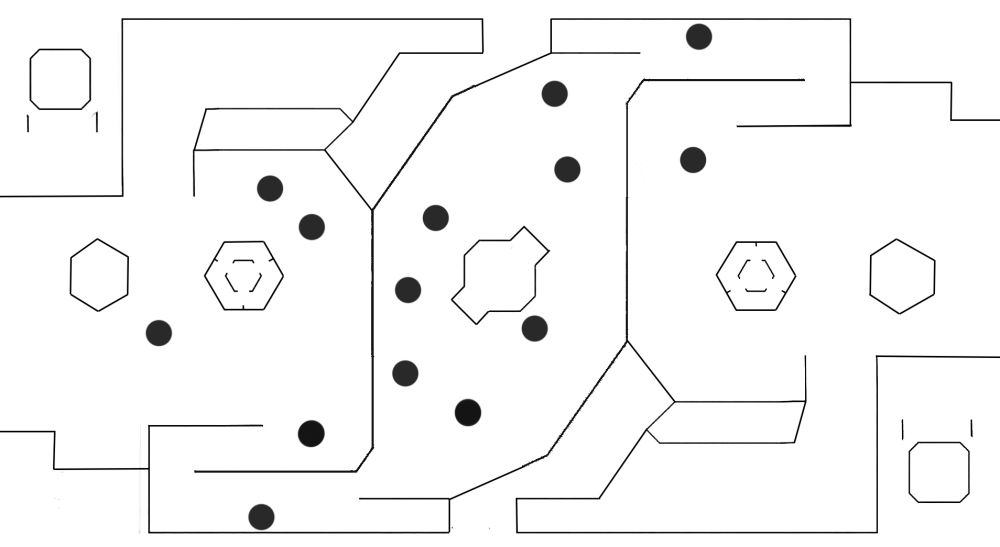
#> input picture Astar/map/RMUC1_B.png, 1000 x 547 px
$ python Astar_Plan.py
#> lines starting #> are read from the running program, lines starting #| are printed output that depends on the picture; after the words box and inside, x2 and y2 are one past the last pixel; in counts of white or black regions, pixels touching at a corner belong together
import cv2
import numpy as np
import matplotlib.pyplot as plt
import heapq
import time
from datetime import datetime
import os
import csv
from scipy.interpolate import splprep, splev
import math

# 全局配置
CONFIG = {
    "map_path": "map/RMUC1_B.png",      #地图
    "robot_path": "robot/sentry1.png",  # 机器人图片路径
    "inflate_radius": 10,               # 膨胀半径
    "output_dir": "results",            # 输出目录
    "default_speed": 1,                 # 默认移动速度(ms/点)
    "animation_scale": 2.0,             # 动画窗口放大倍数
    "smoothing_factor": 0.5,            # 路径平滑因子(0-1)，越大越平滑
    "spline_points": 200,               # 样条曲线插值点数
    "front_box_length": 30,             # 前方矩形框长度(像素)
    "front_box_width": 25,              # 前方矩形框宽度(像素)
    "box_color": (255, 165, 0),         # 矩形框颜色(橙色)
    "intersection_color": (255, 0, 255),# 交点颜色(紫色)
    "intersection_size": 10,            # 交点标记大小

    "save_animation": True,             # 是否录制动画
    "animation_video_path": "robot_animation.mp4",# 动画输出
    "animation_fps": 15,                # 动画帧率
}

class PathPlanner:
    def __init__(self):
        self.start_point = None
        self.end_point = None
        self.click_count = 0
        self.binary_map = None
        self.inflated_map = None
        self.inflate_mask = None
        self.running = True
        self.robot_img = None
        self.path = None
        self.smooth_path = None
        self.animation_speed = CONFIG["default_speed"]
        self.front_box_pts = None  # 前方矩形框的四个顶点
        self.intersection_points = []  # 矩形框与路径的交点

    def load_map(self):
        """加载并预处理地图"""
        gray_map = cv2.imread(CONFIG["map_path"], cv2.IMREAD_GRAYSCALE)
#> gray_map is the input picture: shape (547, 1000); min 0, max 255, mean 246.5
        if gray_map is None:
            raise FileNotFoundError(f"无法加载地图 {CONFIG['map_path']}")

        _, self.binary_map = cv2.threshold(gray_map, 127, 255, cv2.THRESH_BINARY)
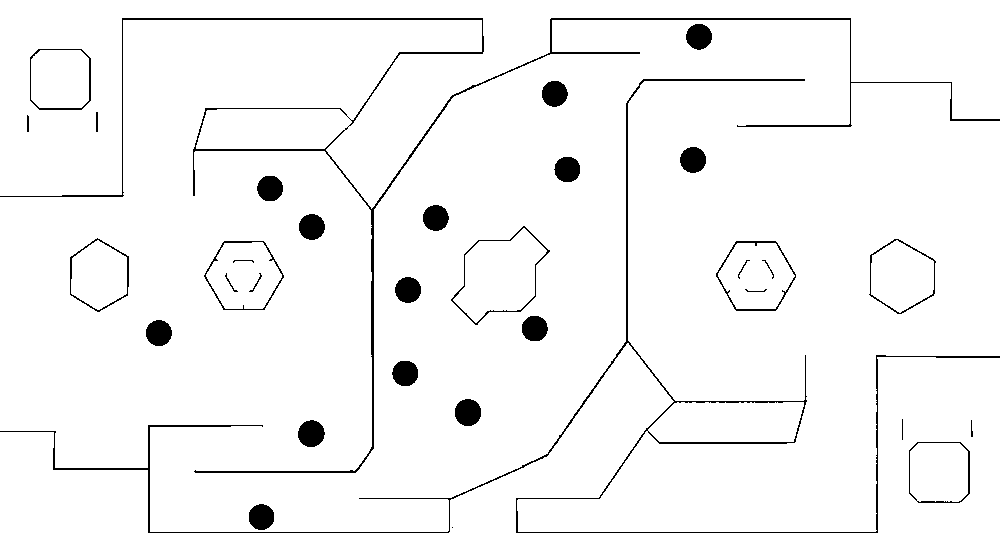
#> self.binary_map: shape (547, 1000); 96.4% white; 34 black regions (1 under 20 px), largest, box (x1, y1, x2, y2) and area: (0, 18, 1000, 473) 5054, (0, 79, 1000, 533) 4368, (455, 399, 481, 426) 564
        self.inflated_map, self.inflate_mask = self.inflate_obstacles(
            self.binary_map, CONFIG["inflate_radius"])

        # 加载并调整机器人图片大小
        self.robot_img = cv2.imread(CONFIG["robot_path"], cv2.IMREAD_UNCHANGED)
        if self.robot_img is None:
            print(f"警告: 无法加载机器人图片 {CONFIG['robot_path']}, 将使用默认标记")
            self.robot_img = np.zeros((60, 60, 4), dtype=np.uint8)  # 更大的默认标记
            cv2.circle(self.robot_img, (30, 30), 25, (0, 255, 0, 255), -1)
        else:
            # 放大机器人图片
            new_size = (int(self.robot_img.shape[1] * CONFIG["animation_scale"]),
                       int(self.robot_img.shape[0] * CONFIG["animation_scale"]))
            self.robot_img = cv2.resize(self.robot_img, new_size, interpolation=cv2.INTER_LINEAR)

    @staticmethod
    def inflate_obstacles(binary_map, radius):
        """障碍物膨胀处理"""
#> called with radius = 10
        kernel = cv2.getStructuringElement(cv2.MORPH_ELLIPSE, (radius*2+1, radius*2+1))
        inflated = cv2.dilate(255 - binary_map, kernel)
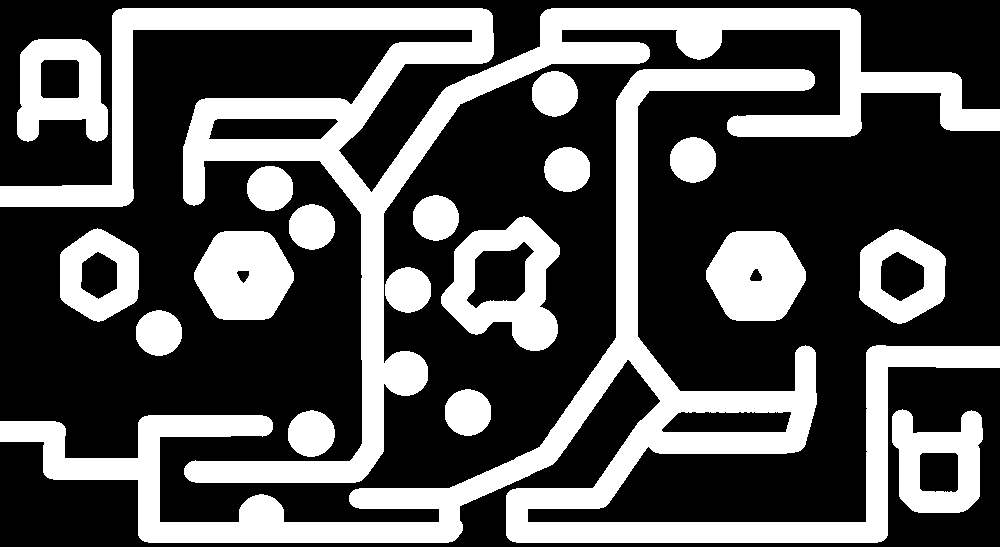
#> inflated: shape (547, 1000); 33.8% white; 19 white regions, largest, box (x1, y1, x2, y2) and area: (0, 8, 1000, 483) 64078, (0, 69, 1000, 543) 61737, (441, 216, 560, 351) 7955
        result = 255 - inflated
        inflate_mask = np.logical_and(result == 0, binary_map == 255).astype(np.uint8)
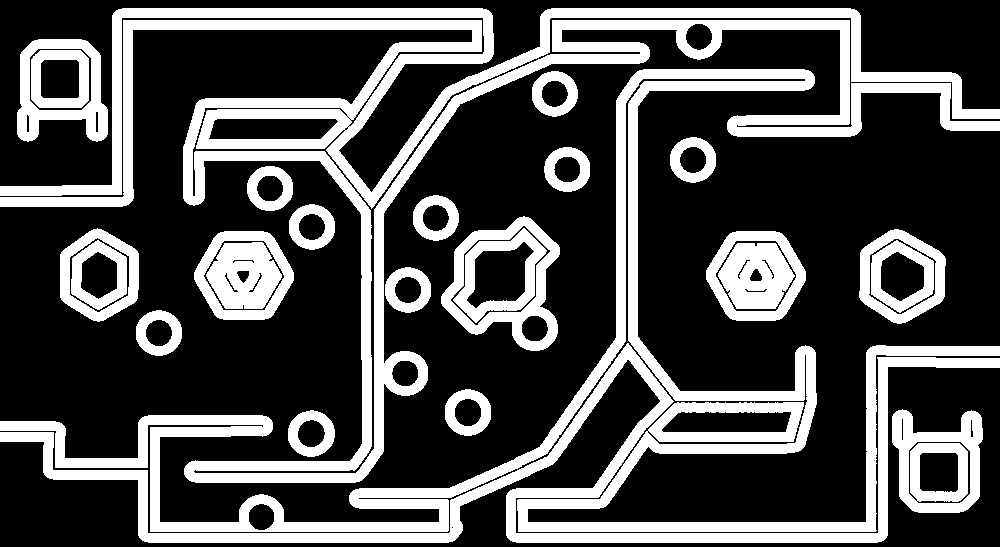
#> inflate_mask: shape (547, 1000); values 0 (black) and 1 (white), 30.2% white; 26 white regions, largest, box (x1, y1, x2, y2) and area: (0, 8, 1000, 483) 57978, (0, 69, 1000, 532) 38877, (0, 343, 1000, 543) 17970
        return result, inflate_mask

    # [557 lines left out: functions on_mouse_click, astar, jps, smooth_path_spline, calculate_slope, calculate_front_box and 8 more, not called in this run]

    def run(self):
        """主运行函数"""
        self.load_map()
#> in load_map, `cv2.circle(self.robot_img, (30, 30), 25, (0, 255, 0, 255), -1)`:
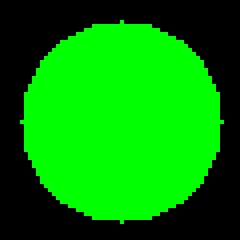
#> self.robot_img: shape (60, 60, 4) (shown 4 times larger); mean of channels 0, 1, 2, 3 0, 138.9, 0, 138.9; drawn as B, G, R

        # 创建交互窗口
        cv2.namedWindow("Path Planning - Click to set start/end points")
        cv2.setMouseCallback("Path Planning - Click to set start/end points",
                            self.on_mouse_click)

        # 显示操作说明
        self.display_img = cv2.cvtColor(self.binary_map, cv2.COLOR_GRAY2BGR)

        # cv2.putText(self.display_img, "1. Click to set START point", (20, 30),
        #             cv2.FONT_HERSHEY_SIMPLEX, 0.7, (0, 255, 0), 2)
        # cv2.putText(self.display_img, "2. Click to set END point", (20, 70),
        #             cv2.FONT_HERSHEY_SIMPLEX, 0.7, (0, 0, 255), 2)
        # cv2.putText(self.display_img, "ESC to exit", (20, 110),
        #             cv2.FONT_HERSHEY_SIMPLEX, 0.7, (255, 255, 255), 2)

        while self.running:
            temp_img = self.display_img.copy()
            if self.start_point:
                cv2.circle(temp_img, (self.start_point[1], self.start_point[0]),
                          5, (0, 255, 0), -1)
            if self.end_point:
                cv2.circle(temp_img, (self.end_point[1], self.end_point[0]),
                          5, (0, 0, 255), -1)

            cv2.imshow("Path Planning - Click to set start/end points", temp_img)

            # 检查窗口是否仍然存在
            if cv2.getWindowProperty("Path Planning - Click to set start/end points", cv2.WND_PROP_VISIBLE) < 1:
                self.running = False
                break

            key = cv2.waitKey(10) & 0xFF
#> (key Esc is pressed here)
            if key == 27:  # ESC键退出
                self.running = False
                break

        cv2.destroyAllWindows()

class Node:
    # [6 lines left out: function __init__, not called in this run]

    def __lt__(self, other):
        return self.f < other.f

def heuristic(a, b):
    return np.linalg.norm(np.array(a) - np.array(b))

if __name__ == "__main__":
    planner = PathPlanner()
    try:
        planner.run()
    except Exception as e:
        print(f"程序出错: {str(e)}")
        import traceback
        traceback.print_exc()

$ run again, with Astar/map/RMUC.png copied over Astar/map/RMUC1_B.png
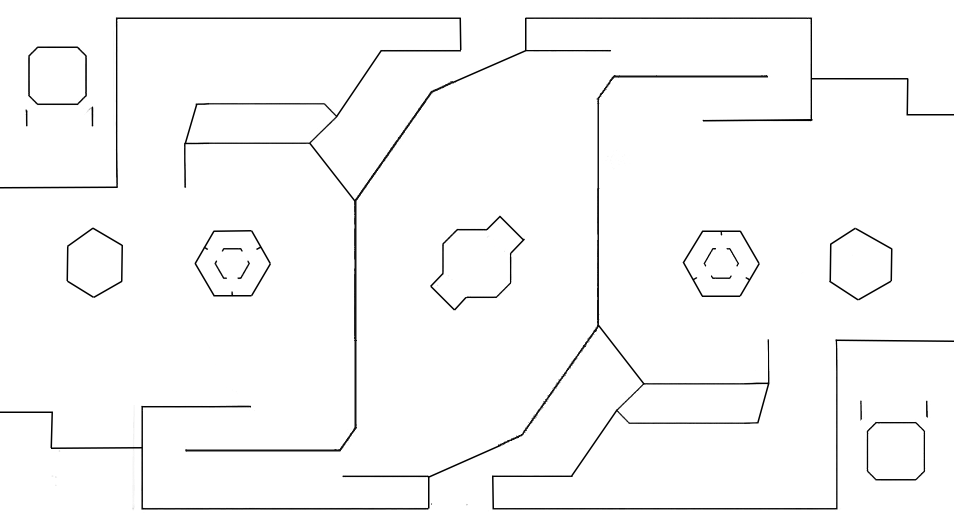
#> input picture Astar/map/RMUC.png, 1908 x 1045 px (shown at 1/2 size)
#> in load_map, gray_map is the input picture: shape (1045, 1908); min 0, max 255, mean 249.4
#> self.binary_map: shape (1045, 1908); 97.7% white; 22 black regions (3 under 20 px), largest, box (x1, y1, x2, y2) and area: (0, 35, 1908, 904) 17770, (0, 150, 1908, 1019) 17143, (860, 431, 1050, 621) 1791
#> in inflate_obstacles, `inflated = cv2.dilate(255 - binary_map, kernel)`:
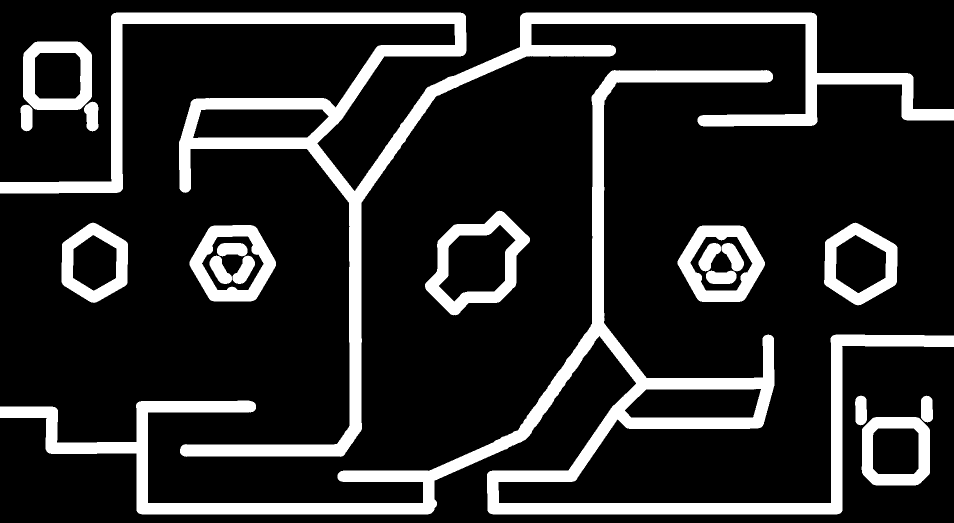
#> inflated: shape (1045, 1908) (shown at 1/2 size); 17% white; 19 white regions, largest, box (x1, y1, x2, y2) and area: (0, 25, 1908, 914) 126086, (0, 140, 1908, 1029) 125934, (850, 421, 1060, 631) 13579
#> in inflate_obstacles, `inflate_mask = np.logical_and(result == 0, binary_map == 255).astype(n..`:
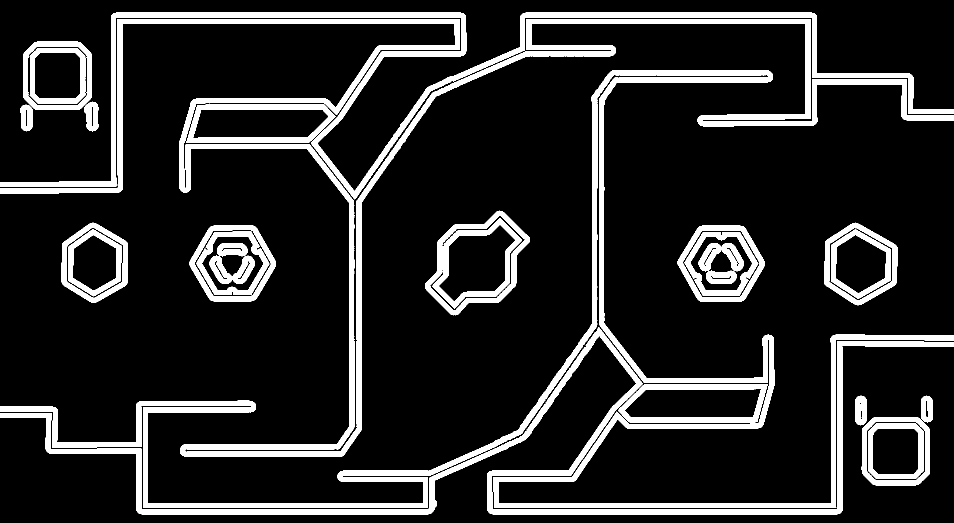
#> inflate_mask: shape (1045, 1908) (shown at 1/2 size); values 0 (black) and 1 (white), 14.7% white; 30 white regions, largest, box (x1, y1, x2, y2) and area: (0, 140, 1908, 1016) 67554, (0, 38, 1908, 914) 67342, (0, 654, 1908, 1029) 34693

$ run again, with Astar/map/RMUC1_A.png copied over Astar/map/RMUC1_B.png
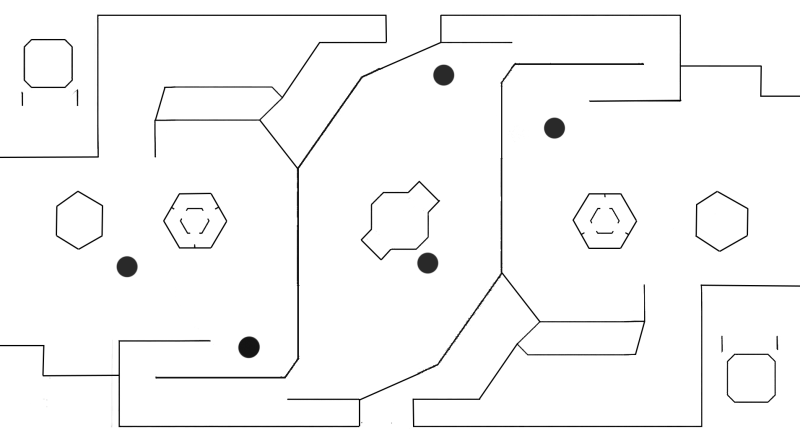
#> input picture Astar/map/RMUC1_A.png, 800 x 438 px
#> in load_map, gray_map is the input picture: shape (438, 800); min 0, max 255, mean 248.4
#> in load_map, `_, self.binary_map = cv2.threshold(gray_map, 127, 255, cv2.THRESH_BINA..`:
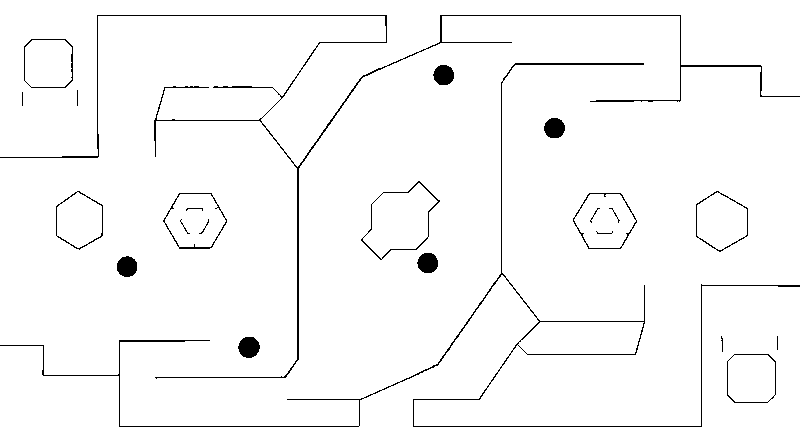
#> self.binary_map: shape (438, 800); 97.4% white; black in thin lines or dots
#> inflated: shape (438, 800); 37.9% white; 9 white regions, largest, box (x1, y1, x2, y2) and area: (0, 5, 800, 389) 54910, (0, 53, 800, 437) 52019, (351, 171, 450, 283) 6156
#> in inflate_obstacles, `inflate_mask = np.logical_and(result == 0, binary_map == 255).astype(n..`:
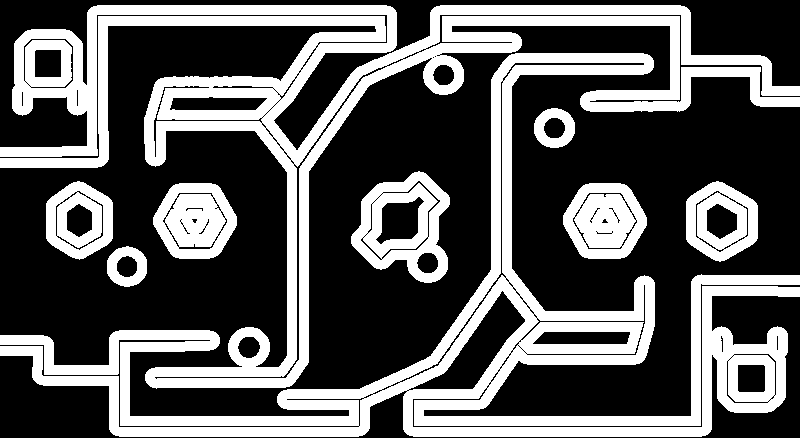
#> inflate_mask: shape (438, 800); values 0 (black) and 1 (white), 35.3% white; 9 white regions, largest, box (x1, y1, x2, y2) and area: (0, 5, 800, 389) 51061, (0, 53, 800, 437) 49160, (351, 171, 450, 283) 5531
#> self.display_img: shape (438, 800, 3); 97.4% white; black in thin lines or dots
